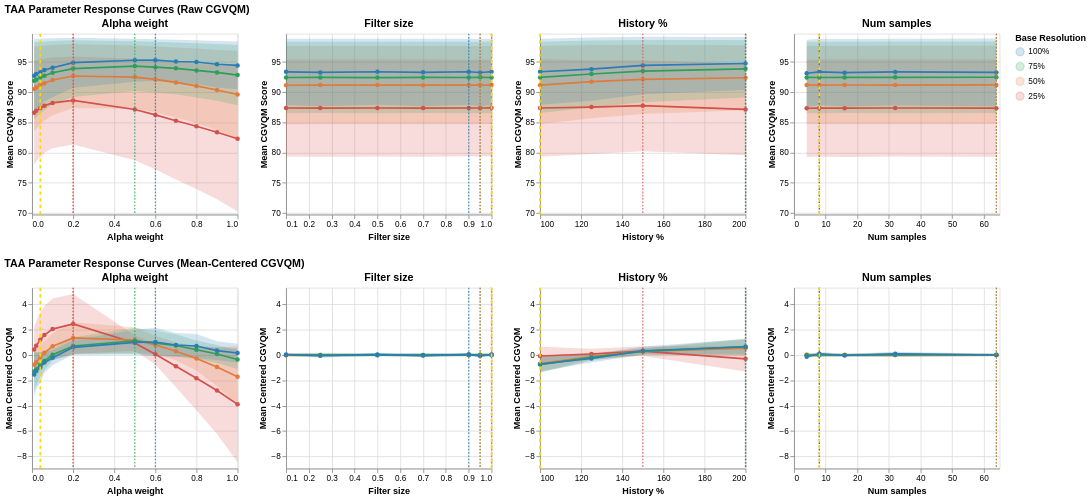

The notebook cell this image was saved under:
### Code cell
def plot_response_curves(input_df, score_col, y_title, plot_title, y_min=None, y_max=None):
    display_map = {'100%': '100%', '87%': '75%', '71%': '50%', '50%': '25%'}

    agg = (
        input_df.groupby(['parameter', 'resolution', 'value'])[score_col]
        .agg(['mean', 'std', 'count'])
        .reset_index()
    )
    agg['ci95'] = 1.96 * (agg['std'] / np.sqrt(agg['count']))
    agg['resolution'] = agg['resolution'].astype(str) + '%'
    agg['res_label'] = agg['resolution'].map(display_map)
    
    agg['ci_low']  = agg['mean'] - agg['std']
    agg['ci_high'] = agg['mean'] + agg['std']

    _y_min = y_min if y_min is not None else agg['ci_low'].min()  - 0.5
    _y_max = y_max if y_max is not None else agg['ci_high'].max() + 0.5
    y_scale = alt.Scale(domain=[_y_min, _y_max])

    charts = []
    for param in PARAMS:
        sub = agg[agg['parameter'] == param]
        default_val = UNREAL_DEFAULTS.get(param)        
        
        # Mapping logic for the legend/labels
        label_map = "datum.value == '100%' ? '100%' : datum.value == '87%' ? '75%' : datum.value == '71%' ? '50%' : '25%'"

        color_encoding = alt.Color(
            'resolution:N', 
            title='Base Resolution', 
            scale=alt.Scale(domain=res_order, range=res_colors),
            sort=res_order,
            legend=alt.Legend(labelExpr=label_map, orient='right')
        )

        base = alt.Chart(sub).encode(
            x=alt.X('value:Q', title=PARAM_LABELS[param]),
            color=color_encoding
        )

        band = base.mark_area(opacity=0.2).encode(
            y=alt.Y('ci_low:Q', title='', scale=y_scale),
            y2=alt.Y2('ci_high:Q')
        )

        line = base.mark_line(point=True).encode(
            y=alt.Y('mean:Q', title=y_title, scale=y_scale),
            tooltip=['resolution', 'value', alt.Tooltip('mean:Q', format='.3f')]
        )

        layers = [band, line]

        # --- ADDED: Ideal Value Rules (Resolution-specific) ---
        # Get the dict of {res_label: ideal_val} for this param
        param_recs = RECOMMENDATIONS.get(param, {})
        if param_recs:
            # We need to REVERSE the display_map to get back to raw resolution strings
            # display_map = {'100%': '100%', '87%': '75%', '71%': '50%', '50%': '25%'}
            reverse_map = {v: k for k, v in display_map.items()}
            
            rec_data = []
            for res_label, ideal_val in param_recs.items():
                raw_res = reverse_map.get(res_label, res_label) # Convert '75%' back to '87%'
                rec_data.append({'resolution': raw_res, 'val': ideal_val})
            
            rec_df = pd.DataFrame(rec_data)
            
            ideal_rules = alt.Chart(rec_df).mark_rule(
                strokeDash=[2, 2],
                size=1.5,
                opacity=0.8
            ).encode(
                x='val:Q',
                # Using 'resolution' here ensures it hits the same scale as the lines
                color=color_encoding 
            )
            layers.append(ideal_rules)
            
        # Unreal Default (Yellow Rule)
        if default_val is not None:
            unreal_line = alt.Chart(pd.DataFrame({'x': [default_val]})).mark_rule(
                color='#FFD700', 
                strokeDash=[4, 4], 
                size=2
            ).encode(x='x:Q')
            layers.append(unreal_line)

        charts.append(
            alt.layer(*layers).properties(
                title=PARAM_LABELS[param], 
                width=250, 
                height=220
            )
        )

    return (
        alt.hconcat(*charts)
        .resolve_scale(color='shared')
        .properties(title=plot_title)
    )

# 1. Generate the Raw CGVQM chart with Ideal lines
raw_chart = plot_response_curves(
    df_raw,
    score_col='score',
    y_title='Mean CGVQM Score',
    plot_title='TAA Parameter Response Curves (Raw CGVQM)',
    y_min=raw_y_min,
    y_max=raw_y_max
)

# 2. Generate the Mean-Centered chart with Ideal lines
cent_chart = plot_response_curves(
    df_cent,
    score_col='score_centered',
    y_title='Mean Centered CGVQM',
    plot_title='TAA Parameter Response Curves (Mean-Centered CGVQM)',
    y_min=cent_y_min,
    y_max=cent_y_max
)

# 3. Combine and display
alt.vconcat(raw_chart, cent_chart).resolve_scale(color='shared')
